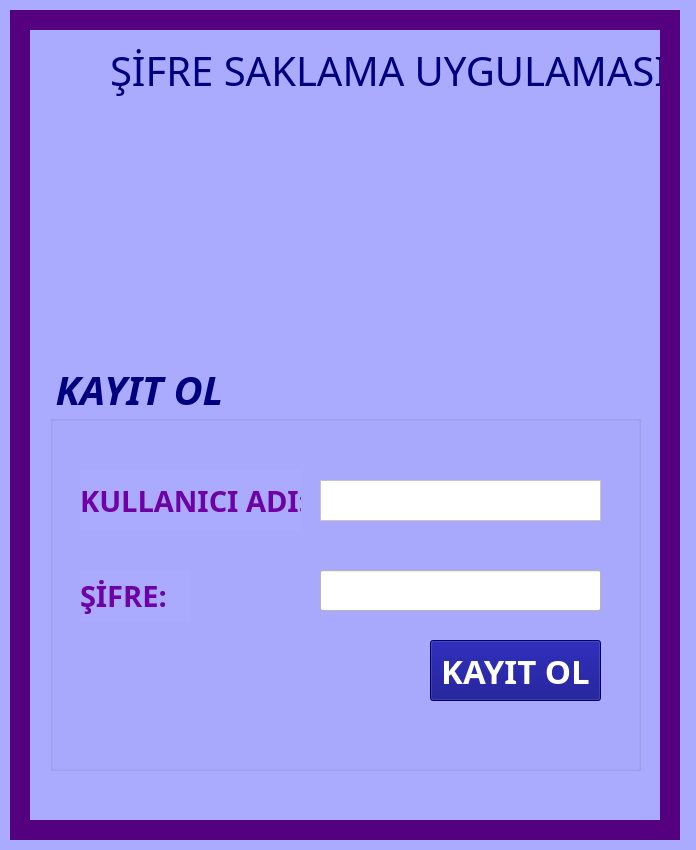
<?xml version="1.0" encoding="UTF-8"?>
<ui version="4.0">
 <class>Form</class>
 <widget class="QWidget" name="Form">
  <property name="geometry">
   <rect>
    <x>0</x>
    <y>0</y>
    <width>696</width>
    <height>850</height>
   </rect>
  </property>
  <property name="windowTitle">
   <string>Kayıt Ol</string>
  </property>
  <property name="styleSheet">
   <string notr="true">background-color: rgb(170, 170, 255);</string>
  </property>
  <widget class="QLabel" name="label_4">
   <property name="geometry">
    <rect>
     <x>180</x>
     <y>120</y>
     <width>321</width>
     <height>231</height>
    </rect>
   </property>
   <property name="font">
    <font>
     <family>Gabriola</family>
     <pointsize>20</pointsize>
     <weight>75</weight>
     <italic>true</italic>
     <bold>true</bold>
    </font>
   </property>
   <property name="autoFillBackground">
    <bool>false</bool>
   </property>
   <property name="text">
    <string/>
   </property>
   <property name="pixmap">
    <pixmap>resimler/lock.png</pixmap>
   </property>
   <property name="scaledContents">
    <bool>true</bool>
   </property>
  </widget>
  <widget class="QGroupBox" name="groupBox">
   <property name="geometry">
    <rect>
     <x>50</x>
     <y>360</y>
     <width>591</width>
     <height>411</height>
    </rect>
   </property>
   <property name="font">
    <font>
     <family>Gabriola</family>
     <pointsize>30</pointsize>
     <weight>75</weight>
     <italic>true</italic>
     <bold>true</bold>
    </font>
   </property>
   <property name="styleSheet">
    <string notr="true">color: rgb(0, 0, 127);
background-color: rgb(170, 170, 255);</string>
   </property>
   <property name="title">
    <string>KAYIT OL</string>
   </property>
   <widget class="QLabel" name="label_2">
    <property name="geometry">
     <rect>
      <x>30</x>
      <y>210</y>
      <width>111</width>
      <height>51</height>
     </rect>
    </property>
    <property name="font">
     <font>
      <family>Gabriola</family>
      <pointsize>22</pointsize>
      <weight>75</weight>
      <italic>false</italic>
      <bold>true</bold>
     </font>
    </property>
    <property name="styleSheet">
     <string notr="true">color: rgb(110, 0, 165);
</string>
    </property>
    <property name="text">
     <string>ŞİFRE:</string>
    </property>
   </widget>
   <widget class="QPushButton" name="buttonKaydol">
    <property name="enabled">
     <bool>true</bool>
    </property>
    <property name="geometry">
     <rect>
      <x>380</x>
      <y>280</y>
      <width>171</width>
      <height>61</height>
     </rect>
    </property>
    <property name="font">
     <font>
      <family>Gabriola</family>
      <pointsize>25</pointsize>
      <weight>75</weight>
      <italic>false</italic>
      <bold>true</bold>
      <stylestrategy>PreferDefault</stylestrategy>
     </font>
    </property>
    <property name="mouseTracking">
     <bool>true</bool>
    </property>
    <property name="styleSheet">
     <string notr="true">color: rgb(255, 255, 255);
border-color: rgb(0, 0, 127);
background-color: rgb(0, 0, 127);</string>
    </property>
    <property name="text">
     <string>KAYIT OL</string>
    </property>
   </widget>
   <widget class="QLabel" name="label">
    <property name="geometry">
     <rect>
      <x>30</x>
      <y>110</y>
      <width>221</width>
      <height>61</height>
     </rect>
    </property>
    <property name="font">
     <font>
      <family>Gabriola</family>
      <pointsize>22</pointsize>
      <weight>75</weight>
      <italic>false</italic>
      <bold>true</bold>
     </font>
    </property>
    <property name="autoFillBackground">
     <bool>false</bool>
    </property>
    <property name="styleSheet">
     <string notr="true">color: rgb(110, 0, 165);</string>
    </property>
    <property name="text">
     <string>KULLANICI ADI:</string>
    </property>
   </widget>
   <widget class="QTextEdit" name="text1">
    <property name="geometry">
     <rect>
      <x>270</x>
      <y>120</y>
      <width>281</width>
      <height>41</height>
     </rect>
    </property>
    <property name="font">
     <font>
      <pointsize>15</pointsize>
     </font>
    </property>
    <property name="styleSheet">
     <string notr="true">color: rgb(0, 0, 127);
gridline-color: rgb(95, 0, 143);
background-color: rgb(255, 255, 255);</string>
    </property>
   </widget>
   <widget class="QLineEdit" name="text2">
    <property name="geometry">
     <rect>
      <x>270</x>
      <y>210</y>
      <width>281</width>
      <height>41</height>
     </rect>
    </property>
    <property name="font">
     <font>
      <pointsize>15</pointsize>
     </font>
    </property>
    <property name="styleSheet">
     <string notr="true">background-color: rgb(255, 255, 255);</string>
    </property>
    <property name="echoMode">
     <enum>QLineEdit::Password</enum>
    </property>
   </widget>
  </widget>
  <widget class="QLabel" name="label_3">
   <property name="geometry">
    <rect>
     <x>110</x>
     <y>40</y>
     <width>561</width>
     <height>61</height>
    </rect>
   </property>
   <property name="font">
    <font>
     <family>Mistral</family>
     <pointsize>30</pointsize>
     <weight>50</weight>
     <italic>false</italic>
     <bold>false</bold>
    </font>
   </property>
   <property name="autoFillBackground">
    <bool>false</bool>
   </property>
   <property name="styleSheet">
    <string notr="true">color: rgb(170, 0, 255);
color: rgb(0, 0, 127);</string>
   </property>
   <property name="text">
    <string>ŞİFRE SAKLAMA UYGULAMASI</string>
   </property>
  </widget>
  <widget class="QLabel" name="label_5">
   <property name="geometry">
    <rect>
     <x>660</x>
     <y>10</y>
     <width>20</width>
     <height>811</height>
    </rect>
   </property>
   <property name="styleSheet">
    <string notr="true">background-color: rgb(85, 0, 127);</string>
   </property>
   <property name="text">
    <string/>
   </property>
  </widget>
  <widget class="QLabel" name="label_6">
   <property name="geometry">
    <rect>
     <x>10</x>
     <y>10</y>
     <width>20</width>
     <height>811</height>
    </rect>
   </property>
   <property name="styleSheet">
    <string notr="true">background-color: rgb(85, 0, 127);</string>
   </property>
   <property name="text">
    <string/>
   </property>
  </widget>
  <widget class="QLabel" name="label_7">
   <property name="geometry">
    <rect>
     <x>10</x>
     <y>820</y>
     <width>670</width>
     <height>20</height>
    </rect>
   </property>
   <property name="styleSheet">
    <string notr="true">background-color: rgb(85, 0, 127);</string>
   </property>
   <property name="text">
    <string/>
   </property>
  </widget>
  <widget class="QLabel" name="label_8">
   <property name="geometry">
    <rect>
     <x>10</x>
     <y>10</y>
     <width>670</width>
     <height>20</height>
    </rect>
   </property>
   <property name="styleSheet">
    <string notr="true">background-color: rgb(85, 0, 127);</string>
   </property>
   <property name="text">
    <string/>
   </property>
  </widget>
 </widget>
 <resources/>
 <connections/>
</ui>
